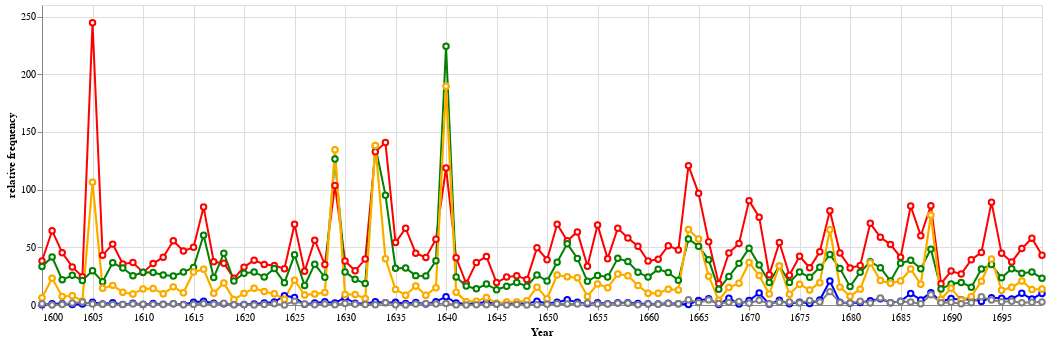

Notebook source saved alongside this figure:
### Code cell
# chart the data
alt.Chart(by_color).mark_line(point=alt.OverlayMarkDef(filled=False, fill="white")).encode(
    x="Year:T",
    y="relative frequency:Q",
    color=alt.Color("color").scale(None)
).properties(width=1000)

### Figure 1 — Vega-Lite specification as saved in the notebook (floating-point values rounded to 4 significant figures; data arrays with more than 128 entries replaced by an {"elided": "..."} marker saying what was removed)
{"config": {"view": {"continuousWidth": 300, "continuousHeight": 300}}, "data": {"name": "data-2f3f4fa5b66f2443dd199106e3d1d53d"}, "mark": {"type": "line", "point": {"fill": "white", "filled": false}}, "encoding": {"color": {"field": "color", "scale": null, "type": "nominal"}, "x": {"field": "Year", "type": "temporal"}, "y": {"field": "relative frequency", "type": "quantitative"}}, "width": 1000, "$schema": "https://vega.github.io/schema/vega-lite/v5.20.1.json", "datasets": {"data-2f3f4fa5b66f2443dd199106e3d1d53d": {"elided": "600 records"}}}
